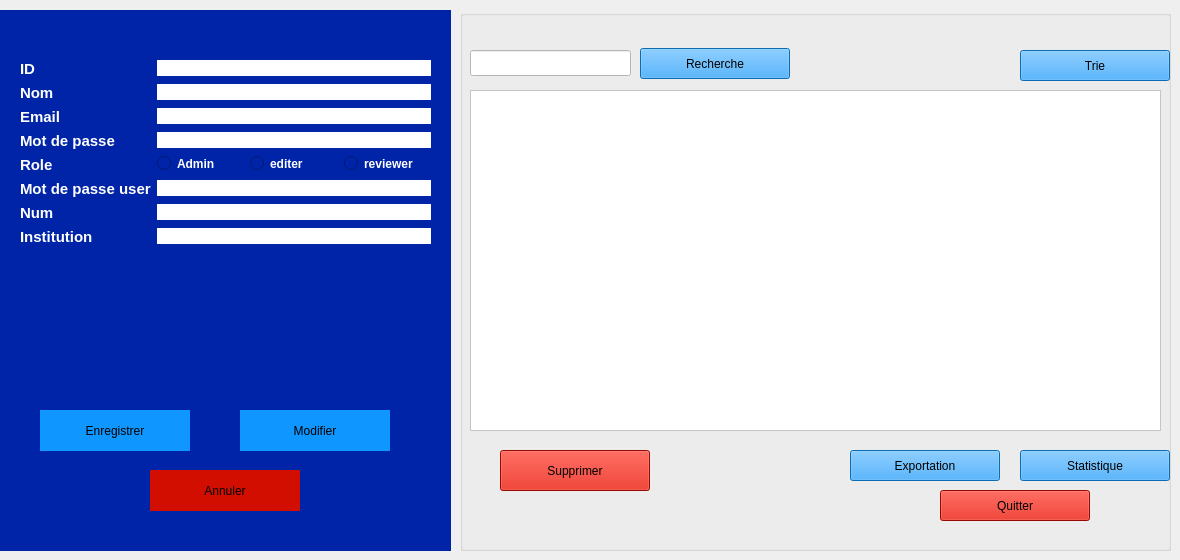
     <widget class="QWidget" name="tab_utilisateur">
      <attribute name="title">
       <string>Gestion Utilisateur</string>
      </attribute>
      <widget class="QGroupBox" name="groupBox_Utilisateur_Form">
       <property name="geometry">
        <rect>
         <x>0</x>
         <y>10</y>
         <width>451</width>
         <height>541</height>
        </rect>
       </property>
       <property name="styleSheet">
        <string notr="true">background-color: rgb(0, 36, 168); border: #A8D3F0;</string>
       </property>
       <property name="title">
        <string/>
       </property>
       <widget class="QWidget" name="formLayoutWidget_Utilisateur">
        <property name="geometry">
         <rect>
          <x>20</x>
          <y>50</y>
          <width>411</width>
          <height>301</height>
         </rect>
        </property>
        <layout class="QFormLayout" name="formLayout_Utilisateur">
         <item row="0" column="0">
          <widget class="QLabel" name="label_ID_Utilisateur">
           <property name="text">
            <string>&lt;html&gt;&lt;head/&gt;&lt;body&gt;&lt;p&gt;&lt;span style=&quot; font-size:11pt; font-weight:700; color:#ffffff;&quot;&gt;ID&lt;/span&gt;&lt;/p&gt;&lt;/body&gt;&lt;/html&gt;</string>
           </property>
          </widget>
         </item>
         <item row="0" column="1">
          <widget class="QLineEdit" name="lineEdit_ID_Utilisateur">
           <property name="styleSheet">
            <string notr="true">background-color: rgb(255, 255, 255);</string>
           </property>
          </widget>
         </item>
         <item row="1" column="0">
          <widget class="QLabel" name="label_Nom_Utilisateur">
           <property name="text">
            <string>&lt;html&gt;&lt;head/&gt;&lt;body&gt;&lt;p&gt;&lt;span style=&quot; font-size:11pt; font-weight:700; color:#ffffff;&quot;&gt;Nom&lt;/span&gt;&lt;/p&gt;&lt;/body&gt;&lt;/html&gt;</string>
           </property>
          </widget>
         </item>
         <item row="1" column="1">
          <widget class="QLineEdit" name="lineEdit_Nom_Utilisateur">
           <property name="styleSheet">
            <string notr="true">background-color: rgb(255, 255, 255);</string>
           </property>
          </widget>
         </item>
         <item row="2" column="0">
          <widget class="QLabel" name="label_Email_Utilisateur">
           <property name="text">
            <string>&lt;html&gt;&lt;head/&gt;&lt;body&gt;&lt;p&gt;&lt;span style=&quot; font-size:11pt; font-weight:700; color:#ffffff;&quot;&gt;Email&lt;/span&gt;&lt;/p&gt;&lt;/body&gt;&lt;/html&gt;</string>
           </property>
          </widget>
         </item>
         <item row="2" column="1">
          <widget class="QLineEdit" name="lineEdit_Email_Utilisateur">
           <property name="styleSheet">
            <string notr="true">background-color: rgb(255, 255, 255);</string>
           </property>
          </widget>
         </item>
         <item row="3" column="0">
          <widget class="QLabel" name="label_Mdp_Utilisateur">
           <property name="text">
            <string>&lt;html&gt;&lt;head/&gt;&lt;body&gt;&lt;p&gt;&lt;span style=&quot; font-size:11pt; font-weight:700; color:#ffffff;&quot;&gt;Mot de passe&lt;/span&gt;&lt;/p&gt;&lt;/body&gt;&lt;/html&gt;</string>
           </property>
          </widget>
         </item>
         <item row="3" column="1">
          <widget class="QLineEdit" name="lineEdit_Mdp_Utilisateur">
           <property name="styleSheet">
            <string notr="true">background-color: rgb(255, 255, 255);</string>
           </property>
           <property name="echoMode">
            <enum>QLineEdit::EchoMode::Password</enum>
           </property>
          </widget>
         </item>
         <item row="4" column="0">
          <widget class="QLabel" name="label_Role_Utilisateur">
           <property name="text">
            <string>&lt;html&gt;&lt;head/&gt;&lt;body&gt;&lt;p&gt;&lt;span style=&quot; font-size:11pt; font-weight:700; color:#ffffff;&quot;&gt;Role&lt;/span&gt;&lt;/p&gt;&lt;/body&gt;&lt;/html&gt;</string>
           </property>
          </widget>
         </item>
         <item row="4" column="1">
          <layout class="QHBoxLayout" name="horizontalLayout_Role">
           <item>
            <widget class="QRadioButton" name="radioButton_Admin_2">
             <property name="styleSheet">
              <string notr="true">color: white; font-weight: bold;</string>
             </property>
             <property name="text">
              <string>Admin</string>
             </property>
            </widget>
           </item>
           <item>
            <widget class="QRadioButton" name="radioButton_Admin">
             <property name="styleSheet">
              <string notr="true">color: white; font-weight: bold;</string>
             </property>
             <property name="text">
              <string>editer</string>
             </property>
            </widget>
           </item>
           <item>
            <widget class="QRadioButton" name="radioButton_Chercheur">
             <property name="styleSheet">
              <string notr="true">color: white; font-weight: bold;</string>
             </property>
             <property name="text">
              <string>reviewer</string>
             </property>
            </widget>
           </item>
          </layout>
         </item>
         <item row="5" column="0">
          <widget class="QLabel" name="label_Mot_de_passe">
           <property name="text">
            <string>&lt;html&gt;&lt;head/&gt;&lt;body&gt;&lt;p&gt;&lt;span style=&quot; font-size:11pt; font-weight:700; color:#ffffff;&quot;&gt;Mot de passe user&lt;/span&gt;&lt;/p&gt;&lt;/body&gt;&lt;/html&gt;</string>
           </property>
          </widget>
         </item>
         <item row="5" column="1">
          <widget class="QLineEdit" name="lineEdit_Institution_Utilisateur">
           <property name="styleSheet">
            <string notr="true">background-color: rgb(255, 255, 255);</string>
           </property>
          </widget>
         </item>
         <item row="6" column="0">
          <widget class="QLabel" name="label_num">
           <property name="text">
            <string>&lt;html&gt;&lt;head/&gt;&lt;body&gt;&lt;p&gt;&lt;span style=&quot; font-size:11pt; font-weight:700; color:#ffffff;&quot;&gt;Num&lt;/span&gt;&lt;/p&gt;&lt;/body&gt;&lt;/html&gt;</string>
           </property>
          </widget>
         </item>
         <item row="6" column="1">
          <widget class="QLineEdit" name="lineEdit_Institution_Utilisateur_2">
           <property name="styleSheet">
            <string notr="true">background-color: rgb(255, 255, 255);</string>
           </property>
          </widget>
         </item>
         <item row="7" column="0">
          <widget class="QLabel" name="label_Institution">
           <property name="text">
            <string>&lt;html&gt;&lt;head/&gt;&lt;body&gt;&lt;p&gt;&lt;span style=&quot; font-size:11pt; font-weight:700; color:#ffffff;&quot;&gt;Institution&lt;/span&gt;&lt;/p&gt;&lt;/body&gt;&lt;/html&gt;</string>
           </property>
          </widget>
         </item>
         <item row="7" column="1">
          <widget class="QLineEdit" name="lineEdit_Institution_Utilisateur_3">
           <property name="styleSheet">
            <string notr="true">background-color: rgb(255, 255, 255);</string>
           </property>
          </widget>
         </item>
        </layout>
       </widget>
       <widget class="QPushButton" name="btn_Enregistrer_Utilisateur">
        <property name="geometry">
         <rect>
          <x>40</x>
          <y>400</y>
          <width>150</width>
          <height>41</height>
         </rect>
        </property>
        <property name="styleSheet">
         <string notr="true">background-color: rgb(16, 151, 255);</string>
        </property>
        <property name="text">
         <string>Enregistrer</string>
        </property>
       </widget>
       <widget class="QPushButton" name="btn_Modifier_Utilisateur">
        <property name="geometry">
         <rect>
          <x>240</x>
          <y>400</y>
          <width>150</width>
          <height>41</height>
         </rect>
        </property>
        <property name="styleSheet">
         <string notr="true">background-color: rgb(16, 151, 255);</string>
        </property>
        <property name="text">
         <string>Modifier</string>
        </property>
       </widget>
       <widget class="QPushButton" name="btn_Annuler_Utilisateur">
        <property name="geometry">
         <rect>
          <x>150</x>
          <y>460</y>
          <width>150</width>
          <height>41</height>
         </rect>
        </property>
        <property name="styleSheet">
         <string notr="true">background-color: rgb(209, 14, 0);</string>
        </property>
        <property name="text">
         <string>Annuler</string>
        </property>
       </widget>
      </widget>
      <widget class="QGroupBox" name="groupBox_Utilisateur_List">
       <property name="geometry">
        <rect>
         <x>460</x>
         <y>10</y>
         <width>711</width>
         <height>541</height>
        </rect>
       </property>
       <property name="styleSheet">
        <string notr="true">background-color: rgb(0, 36, 168); border: #A8D3F0;
        QGroupBox { border: 2px solid #2c3e50; border-radius: 15px; margin-top: 20px; font-weight: bold; color: #2c3e50; }
        QGroupBox::title { subcontrol-origin: margin; subcontrol-position: top center; padding: 0 10px; }
        </string>
       </property>
       <property name="title">
        <string/>
       </property>
       <widget class="QLineEdit" name="lineEdit_Recherche_Utilisateur">
        <property name="geometry">
         <rect>
          <x>10</x>
          <y>40</y>
          <width>161</width>
          <height>26</height>
         </rect>
        </property>
        <property name="styleSheet">
         <string notr="true">background-color: rgb(255, 255, 255);</string>
        </property>
       </widget>
       <widget class="QPushButton" name="btn_Recherche_Utilisateur">
        <property name="geometry">
         <rect>
          <x>180</x>
          <y>38</y>
          <width>150</width>
          <height>31</height>
         </rect>
        </property>
        <property name="styleSheet">
         <string notr="true">background-color: rgb(16, 151, 255);</string>
        </property>
        <property name="text">
         <string>Recherche</string>
        </property>
       </widget>
       <widget class="QPushButton" name="btn_Trie_Utilisateur">
        <property name="geometry">
         <rect>
          <x>560</x>
          <y>40</y>
          <width>150</width>
          <height>31</height>
         </rect>
        </property>
        <property name="styleSheet">
         <string notr="true">background-color: rgb(16, 151, 255);</string>
        </property>
        <property name="text">
         <string>Trie</string>
        </property>
       </widget>
       <widget class="QTableView" name="tableView_Utilisateur">
        <property name="geometry">
         <rect>
          <x>10</x>
          <y>80</y>
          <width>691</width>
          <height>341</height>
         </rect>
        </property>
        <property name="styleSheet">
         <string notr="true">background-color: rgb(255, 255, 255);</string>
        </property>
       </widget>
       <widget class="QPushButton" name="btn_Supprimer_Utilisateur">
        <property name="geometry">
         <rect>
          <x>40</x>
          <y>440</y>
          <width>150</width>
          <height>41</height>
         </rect>
        </property>
        <property name="styleSheet">
         <string notr="true">background-color: rgb(209, 14, 0);</string>
        </property>
        <property name="text">
         <string>Supprimer</string>
        </property>
       </widget>
       <widget class="QPushButton" name="btn_Exportation_Utilisateur">
        <property name="geometry">
         <rect>
          <x>390</x>
          <y>440</y>
          <width>150</width>
          <height>31</height>
         </rect>
        </property>
        <property name="styleSheet">
         <string notr="true">background-color: rgb(16, 151, 255);</string>
        </property>
        <property name="text">
         <string>Exportation</string>
        </property>
       </widget>
       <widget class="QPushButton" name="btn_Statistique_Utilisateur">
        <property name="geometry">
         <rect>
          <x>560</x>
          <y>440</y>
          <width>150</width>
          <height>31</height>
         </rect>
        </property>
        <property name="styleSheet">
         <string notr="true">background-color: rgb(16, 151, 255);</string>
        </property>
        <property name="text">
         <string>Statistique</string>
        </property>
       </widget>
       <widget class="QPushButton" name="btn_Quitter_Utilisateur">
        <property name="geometry">
         <rect>
          <x>480</x>
          <y>480</y>
          <width>150</width>
          <height>31</height>
         </rect>
        </property>
        <property name="styleSheet">
         <string notr="true">background-color: rgb(209, 14, 0);</string>
        </property>
        <property name="text">
         <string>Quitter</string>
        </property>
       </widget>
      </widget>
     </widget>
